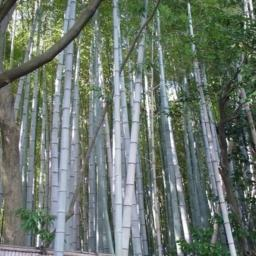
#> input picture sun_aaegrbxogokacwmz.jpg, 256 x 256 px
$ python RGB2Lab.py   (Python 2 division)
#> lines starting #> are read from the running program, lines starting #| are printed output that depends on the picture
#> further down, img is the input picture: PIL image 256x256 RGB; mean R, G, B 107.2, 118.5, 108.8
import numpy as np
from PIL import Image
import pdb
def rgb2Lab(RGB):
    """
    RGB2Lab takes matrices corresponding to Red, Green, and Blue, and
    transforms them into CIELab.
    """
    RGB = np.array(RGB)
    if (np.max(RGB)>1.0):
        RGB=RGB/255.0
    R = RGB[:,:,0]
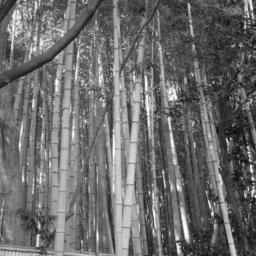
#> R: shape (256, 256) float64; min 0.0275, max 1, mean 0.42
    G = RGB[:,:,1]
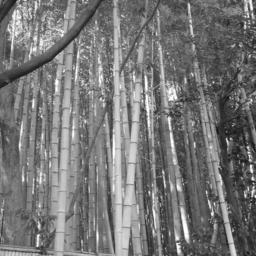
#> G: shape (256, 256) float64; min 0, max 1, mean 0.465
    B = RGB[:,:,2]
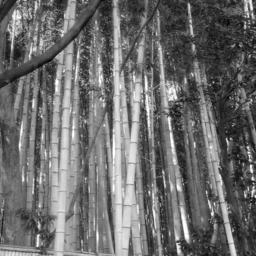
#> B: shape (256, 256) float64; min 0, max 1, mean 0.427

    s=R.size
#> s = 65536
    (M,N) = R.shape
#> M = 256; N = 256
    # Set a threshold
    T = 0.008856;
    R=R.reshape((1,s))
    G=G.reshape((1,s))
    B=B.reshape((1,s))
    RGB=np.vstack((R,G,B))


    # RGB to XYZ
    MAT = np.array([[0.412453, 0.357580, 0.180423],
       [0.212671, 0.715160, 0.072169],
       [0.019334, 0.119193, 0.950227]])
    XYZ = MAT.dot(RGB)
    X = XYZ[0,:] / 0.950456
    Y = XYZ[1,:]
    Z = XYZ[2,:] / 1.088754
    XT = X > T
    YT = Y > T
    ZT = Z > T
    fX = XT * X**(1.0/3) + (~XT) * (7.787 * X + 16.0/116)

    #Compute L
    Y3 = Y**(1.0/3);
    fY = YT * Y3 + (~YT) * (7.787 * Y + 16.0/116)
    L  = YT * (116 * Y3 - 16.0) + (~YT) * (903.3 * Y)

    fZ = ZT * Z**(1/3) + (~ZT) * (7.787 * Z + 16.0/116)
    # Compute a and b
    a = 500 * (fX - fY)
    b = 200 * (fY - fZ)

    L = np.reshape(L, (M, N))
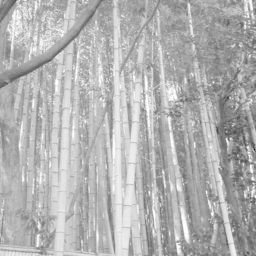
#> L: shape (256, 256) float64; min 5.27, max 99.98, mean 71.7; drawn with min black and max white
    a = np.reshape(a, (M, N))
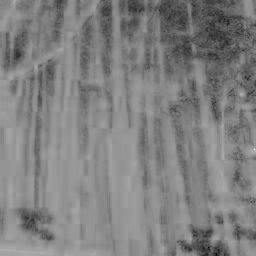
#> a: shape (256, 256) float64; min -32.65, max 22.5, mean -4.8; drawn with min black and max white
    b = np.reshape(b, (M, N))
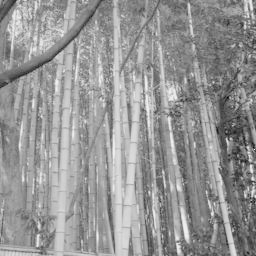
#> b: shape (256, 256) float64; min -130.5, max 8.33, mean -48.8; drawn with min black and max white

    return (L,a,b)

if __name__ == '__main__':
    img = Image.open("sun_aaegrbxogokacwmz.jpg")
    Lab= rgb2Lab(img)
    print Lab
#> (printed output is left out)
